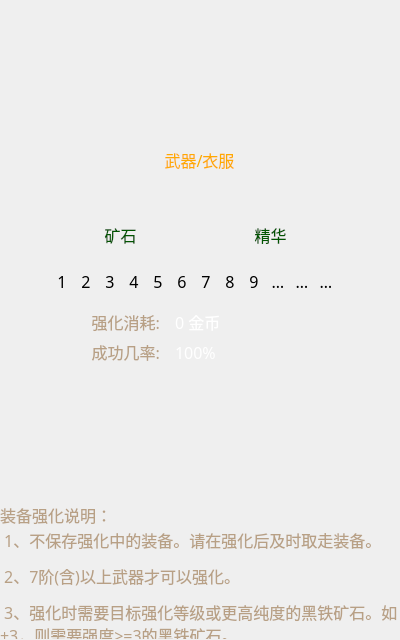
<?xml version="1.0" encoding="UTF-8"?>
<ui version="4.0">
 <class>smithy</class>
 <widget class="QWidget" name="smithy">
  <property name="geometry">
   <rect>
    <x>0</x>
    <y>0</y>
    <width>400</width>
    <height>640</height>
   </rect>
  </property>
  <property name="font">
   <font>
    <family>黑体</family>
    <pointsize>12</pointsize>
   </font>
  </property>
  <property name="windowTitle">
   <string>smithy</string>
  </property>
  <widget class="QLabel" name="lbl_equip">
   <property name="geometry">
    <rect>
     <x>170</x>
     <y>90</y>
     <width>60</width>
     <height>60</height>
    </rect>
   </property>
   <property name="styleSheet">
    <string notr="true">border-image: url(:/mirror/Resources/ui/19.png);</string>
   </property>
   <property name="alignment">
    <set>Qt::AlignCenter</set>
   </property>
  </widget>
  <widget class="QLabel" name="label_2">
   <property name="geometry">
    <rect>
     <x>60</x>
     <y>310</y>
     <width>100</width>
     <height>24</height>
    </rect>
   </property>
   <property name="font">
    <font>
     <family>黑体</family>
     <pointsize>12</pointsize>
    </font>
   </property>
   <property name="styleSheet">
    <string notr="true">color: rgb(184,160,133);</string>
   </property>
   <property name="text">
    <string>强化消耗:</string>
   </property>
   <property name="alignment">
    <set>Qt::AlignRight|Qt::AlignTrailing|Qt::AlignVCenter</set>
   </property>
  </widget>
  <widget class="QLabel" name="label_3">
   <property name="geometry">
    <rect>
     <x>60</x>
     <y>340</y>
     <width>100</width>
     <height>24</height>
    </rect>
   </property>
   <property name="font">
    <font>
     <family>黑体</family>
     <pointsize>12</pointsize>
    </font>
   </property>
   <property name="styleSheet">
    <string notr="true">color: rgb(184,160,133);</string>
   </property>
   <property name="text">
    <string>成功几率:</string>
   </property>
   <property name="alignment">
    <set>Qt::AlignRight|Qt::AlignTrailing|Qt::AlignVCenter</set>
   </property>
  </widget>
  <widget class="QPushButton" name="btn_make">
   <property name="geometry">
    <rect>
     <x>160</x>
     <y>410</y>
     <width>73</width>
     <height>23</height>
    </rect>
   </property>
   <property name="styleSheet">
    <string notr="true">QPushButton{
    border:none;
    border-image: url(:/mirror/Resources/ui/22.png)
}
QPushButton:hover{
   border-image: url(:/mirror/Resources/ui/23.png)
}
QPushButton:pressed{
   border-image: url(:/mirror/Resources/ui/24.png)
}
QPushButton:disabled{
   border-image: url(:/mirror/Resources/ui/25.png)
}</string>
   </property>
  </widget>
  <widget class="QLabel" name="lbl_coin">
   <property name="geometry">
    <rect>
     <x>175</x>
     <y>310</y>
     <width>100</width>
     <height>24</height>
    </rect>
   </property>
   <property name="font">
    <font>
     <family>黑体</family>
     <pointsize>12</pointsize>
    </font>
   </property>
   <property name="styleSheet">
    <string notr="true">border-image: url(:/mirror/Resources/edit1_2.png);
color: rgb(255, 255, 255);</string>
   </property>
   <property name="text">
    <string>0 金币</string>
   </property>
  </widget>
  <widget class="QLabel" name="label_5">
   <property name="geometry">
    <rect>
     <x>160</x>
     <y>310</y>
     <width>15</width>
     <height>24</height>
    </rect>
   </property>
   <property name="pixmap">
    <pixmap resource="mirror.qrc">:/mirror/Resources/edit1_1.png</pixmap>
   </property>
  </widget>
  <widget class="QLabel" name="label_6">
   <property name="geometry">
    <rect>
     <x>275</x>
     <y>310</y>
     <width>15</width>
     <height>24</height>
    </rect>
   </property>
   <property name="text">
    <string/>
   </property>
   <property name="pixmap">
    <pixmap resource="mirror.qrc">:/mirror/Resources/edit1_3.png</pixmap>
   </property>
  </widget>
  <widget class="QLabel" name="label_7">
   <property name="geometry">
    <rect>
     <x>275</x>
     <y>340</y>
     <width>15</width>
     <height>24</height>
    </rect>
   </property>
   <property name="text">
    <string/>
   </property>
   <property name="pixmap">
    <pixmap resource="mirror.qrc">:/mirror/Resources/edit1_3.png</pixmap>
   </property>
  </widget>
  <widget class="QLabel" name="lbl_ratio">
   <property name="geometry">
    <rect>
     <x>175</x>
     <y>340</y>
     <width>100</width>
     <height>24</height>
    </rect>
   </property>
   <property name="font">
    <font>
     <family>黑体</family>
     <pointsize>12</pointsize>
    </font>
   </property>
   <property name="styleSheet">
    <string notr="true">border-image: url(:/mirror/Resources/edit1_2.png);
color: rgb(255, 255, 255);</string>
   </property>
   <property name="text">
    <string>100%</string>
   </property>
  </widget>
  <widget class="QLabel" name="label_9">
   <property name="geometry">
    <rect>
     <x>160</x>
     <y>340</y>
     <width>15</width>
     <height>24</height>
    </rect>
   </property>
   <property name="pixmap">
    <pixmap resource="mirror.qrc">:/mirror/Resources/edit1_1.png</pixmap>
   </property>
  </widget>
  <widget class="QLabel" name="lbl_info">
   <property name="geometry">
    <rect>
     <x>0</x>
     <y>528</y>
     <width>400</width>
     <height>111</height>
    </rect>
   </property>
   <property name="font">
    <font>
     <family>黑体</family>
     <pointsize>12</pointsize>
    </font>
   </property>
   <property name="styleSheet">
    <string notr="true">color: rgb(184,160,133);</string>
   </property>
   <property name="text">
    <string>&lt;html&gt;&lt;head/&gt;&lt;body&gt;&lt;p&gt;&amp;nbsp;1、不保存强化中的装备。请在强化后及时取走装备。&lt;/p&gt;&lt;p&gt;&amp;nbsp;2、7阶(含)以上武器才可以强化。&lt;/p&gt;&lt;p&gt;&amp;nbsp;3、强化时需要目标强化等级或更高纯度的黑铁矿石。如+3，则需要强度&amp;gt;=3的黑铁矿石。&lt;/p&gt;&lt;/body&gt;&lt;/html&gt;</string>
   </property>
   <property name="alignment">
    <set>Qt::AlignLeading|Qt::AlignLeft|Qt::AlignVCenter</set>
   </property>
   <property name="wordWrap">
    <bool>true</bool>
   </property>
  </widget>
  <widget class="QLabel" name="label_11">
   <property name="geometry">
    <rect>
     <x>0</x>
     <y>0</y>
     <width>400</width>
     <height>640</height>
    </rect>
   </property>
   <property name="font">
    <font>
     <family>黑体</family>
     <pointsize>12</pointsize>
    </font>
   </property>
   <property name="styleSheet">
    <string notr="true">background-image: url(:/mirror/Resources/ui/31.png);</string>
   </property>
  </widget>
  <widget class="QLabel" name="lbl_title">
   <property name="geometry">
    <rect>
     <x>0</x>
     <y>500</y>
     <width>400</width>
     <height>30</height>
    </rect>
   </property>
   <property name="font">
    <font>
     <family>黑体</family>
     <pointsize>12</pointsize>
    </font>
   </property>
   <property name="styleSheet">
    <string notr="true">color: rgb(184,160,133);</string>
   </property>
   <property name="text">
    <string>装备强化说明：</string>
   </property>
   <property name="alignment">
    <set>Qt::AlignLeading|Qt::AlignLeft|Qt::AlignVCenter</set>
   </property>
  </widget>
  <widget class="QListWidget" name="listWidget">
   <property name="geometry">
    <rect>
     <x>50</x>
     <y>270</y>
     <width>290</width>
     <height>24</height>
    </rect>
   </property>
   <property name="styleSheet">
    <string notr="true">background-color: rgba(255, 255, 255, 0);</string>
   </property>
   <property name="frameShape">
    <enum>QFrame::NoFrame</enum>
   </property>
   <property name="verticalScrollBarPolicy">
    <enum>Qt::ScrollBarAlwaysOff</enum>
   </property>
   <property name="horizontalScrollBarPolicy">
    <enum>Qt::ScrollBarAlwaysOff</enum>
   </property>
   <property name="editTriggers">
    <set>QAbstractItemView::NoEditTriggers</set>
   </property>
   <property name="selectionMode">
    <enum>QAbstractItemView::NoSelection</enum>
   </property>
   <property name="iconSize">
    <size>
     <width>24</width>
     <height>24</height>
    </size>
   </property>
   <property name="gridSize">
    <size>
     <width>24</width>
     <height>24</height>
    </size>
   </property>
   <property name="viewMode">
    <enum>QListView::IconMode</enum>
   </property>
   <item>
    <property name="text">
     <string>1</string>
    </property>
   </item>
   <item>
    <property name="text">
     <string>2</string>
    </property>
   </item>
   <item>
    <property name="text">
     <string>3</string>
    </property>
   </item>
   <item>
    <property name="text">
     <string>4</string>
    </property>
   </item>
   <item>
    <property name="text">
     <string>5</string>
    </property>
   </item>
   <item>
    <property name="text">
     <string>6</string>
    </property>
   </item>
   <item>
    <property name="text">
     <string>7</string>
    </property>
   </item>
   <item>
    <property name="text">
     <string>8</string>
    </property>
   </item>
   <item>
    <property name="text">
     <string>9</string>
    </property>
   </item>
   <item>
    <property name="text">
     <string>10</string>
    </property>
   </item>
   <item>
    <property name="text">
     <string>11</string>
    </property>
   </item>
   <item>
    <property name="text">
     <string>12</string>
    </property>
   </item>
  </widget>
  <widget class="QLabel" name="lbl_icon_m1">
   <property name="geometry">
    <rect>
     <x>100</x>
     <y>180</y>
     <width>44</width>
     <height>44</height>
    </rect>
   </property>
   <property name="styleSheet">
    <string notr="true">border-image: url(:/mirror/Resources/ui/20.png);</string>
   </property>
   <property name="alignment">
    <set>Qt::AlignCenter</set>
   </property>
  </widget>
  <widget class="QLabel" name="lbl_icon_m2">
   <property name="geometry">
    <rect>
     <x>250</x>
     <y>180</y>
     <width>44</width>
     <height>44</height>
    </rect>
   </property>
   <property name="styleSheet">
    <string notr="true">border-image: url(:/mirror/Resources/ui/20.png);</string>
   </property>
   <property name="alignment">
    <set>Qt::AlignCenter</set>
   </property>
  </widget>
  <widget class="QLabel" name="lbl_nameForMake">
   <property name="geometry">
    <rect>
     <x>139</x>
     <y>150</y>
     <width>121</width>
     <height>20</height>
    </rect>
   </property>
   <property name="font">
    <font>
     <family>黑体</family>
     <pointsize>12</pointsize>
    </font>
   </property>
   <property name="styleSheet">
    <string notr="true">color: rgb(255, 170, 0);</string>
   </property>
   <property name="text">
    <string>武器/衣服</string>
   </property>
   <property name="alignment">
    <set>Qt::AlignCenter</set>
   </property>
  </widget>
  <widget class="QLabel" name="lbl_name_m1">
   <property name="geometry">
    <rect>
     <x>50</x>
     <y>225</y>
     <width>141</width>
     <height>20</height>
    </rect>
   </property>
   <property name="styleSheet">
    <string notr="true">color: rgb(0, 85, 0);</string>
   </property>
   <property name="text">
    <string>矿石</string>
   </property>
   <property name="alignment">
    <set>Qt::AlignCenter</set>
   </property>
  </widget>
  <widget class="QLabel" name="lbl_name_m2">
   <property name="geometry">
    <rect>
     <x>200</x>
     <y>225</y>
     <width>141</width>
     <height>20</height>
    </rect>
   </property>
   <property name="styleSheet">
    <string notr="true">color: rgb(0, 85, 0);</string>
   </property>
   <property name="text">
    <string>精华</string>
   </property>
   <property name="alignment">
    <set>Qt::AlignCenter</set>
   </property>
  </widget>
  <zorder>label_11</zorder>
  <zorder>lbl_equip</zorder>
  <zorder>label_2</zorder>
  <zorder>label_3</zorder>
  <zorder>btn_make</zorder>
  <zorder>lbl_coin</zorder>
  <zorder>label_5</zorder>
  <zorder>label_6</zorder>
  <zorder>label_7</zorder>
  <zorder>lbl_ratio</zorder>
  <zorder>label_9</zorder>
  <zorder>lbl_info</zorder>
  <zorder>lbl_title</zorder>
  <zorder>listWidget</zorder>
  <zorder>lbl_icon_m1</zorder>
  <zorder>lbl_icon_m2</zorder>
  <zorder>lbl_nameForMake</zorder>
  <zorder>lbl_name_m1</zorder>
  <zorder>lbl_name_m2</zorder>
 </widget>
 <layoutdefault spacing="6" margin="11"/>
 <resources>
  <include location="mirror.qrc"/>
 </resources>
 <connections/>
</ui>
